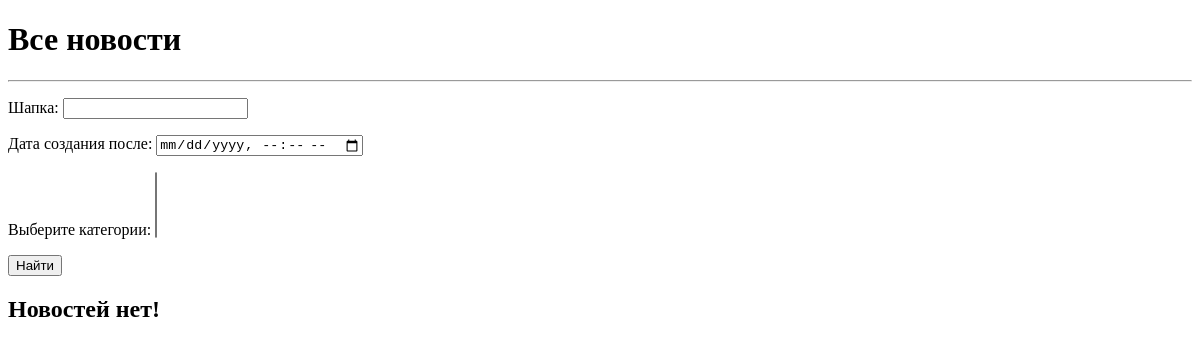
/news/search/, run on an earlier commit of the app's database.
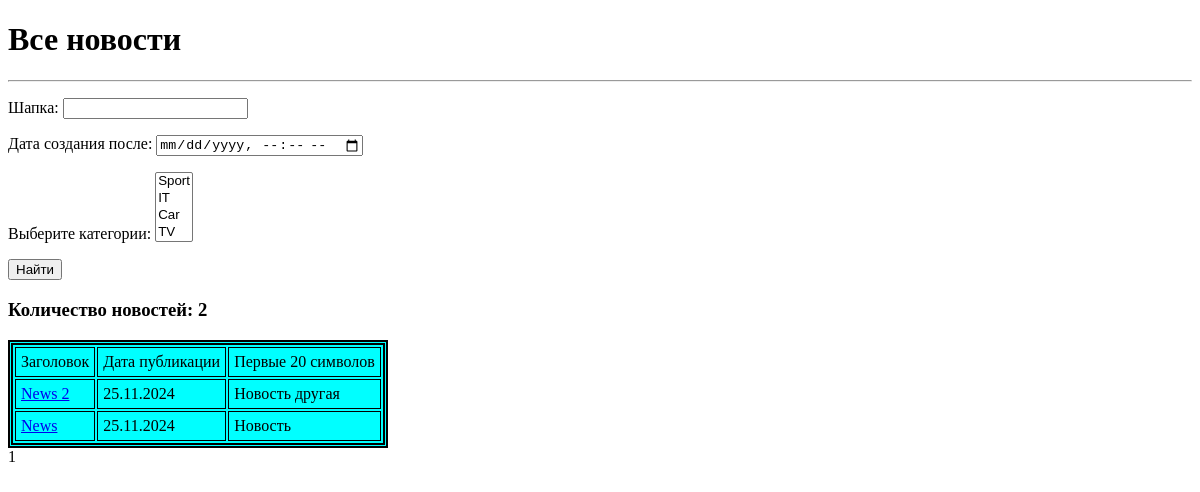
And on a later commit of the database.
### news/models.py (models this page shows, shortened)
class Post(models.Model):
    CHOICE = [
        ('N', 'Новость'),
        ('A', 'Статья'),
    ]
    property = models.CharField(max_length=1, choices=CHOICE, default='N')
    time_create = models.DateTimeField(auto_now_add=True)
    heading = models.CharField(max_length=255, unique=True, verbose_name='Заголовок')
    content = models.TextField()
    rate = models.SmallIntegerField(default=0, verbose_name='Рейтинг')
    author = models.ForeignKey(Author, on_delete=models.CASCADE)
    category = models.ManyToManyField('Category', through='PostCategory', verbose_name='Категория')

### news/views.py (the view)
# urls.py: path('news/search/', NewsSearch.as_view(), name='news_search'),
class NewsSearch(ListView):
    model = Post
    ordering = '-time_create'
    template_name = 'news_search.html'
    context_object_name = 'post'
    queryset = Post.objects.all().filter(property='N')
    paginate_by = 5
    def get_queryset(self):
        queryset = super().get_queryset()
        self.filterset = PostsFilter(self.request.GET, queryset)
        return self.filterset.qs
    def get_context_data(self, **kwargs):
        context = super().get_context_data(**kwargs)
        context['filterset'] = self.filterset
        return context

### news/models.py (called while the page is built)
    def __str__(self):
        return self.name

### news/templatetags/custom_filters.py (called while the page is built)
@register.filter()
def censor(string):
    badWords = (
        'редиска',
        'сосиска',
        'сарделька',
        'зараза',)
    try:
        for e in badWords:
            ch = e[0] + (len(e) - 1) * '*'
            string = re.sub(fr"\b{e}\b", ch, string, flags=re.IGNORECASE)
    except TypeError:
        string = 'Ошибка типа'
    return string

### Templates/news_search.html (shortened to what this page needs)
{% extends 'flatpages/default.html' %}
{% load custom_filters %}
{% load custom_tags %}
{% block content %}
   <h1>Все новости</h1>
   <hr>
   <form action="" method="get">
       {{ filterset.form.as_p }}
       <input type="submit" value="Найти" />
   </form>
   {% if post %}
       <h3> Количество новостей: {{ post|length }}</h3>
       <table>
           <tr>
               <td>Заголовок</td>
               <td>Дата публикации</td>
               <td>Первые 20 символов</td>
           </tr>
           {% for p in post %}
           <tr>
               <td>
                   <a href="{% url 'news_detail' pk=p.id %}">{{ p.heading }} </a>
               </td>
               <td>{{ p.time_create|date:'d.m.Y' }}</td>
               <td>{{ p.content|censor }}</td>
           </tr>
           {% endfor %}
       </table>
   {{ page_obj.number }}
   {% else %}
       <h2>Новостей нет!</h2>
   {% endif %}
{% endblock content %}

What changed in the data, as far as the page shows it:
added Post: heading "News 2", time_create "25.11.2024", content|censor "Новость другая"
added Post: heading "News", time_create "25.11.2024", content|censor "Новость"
Also different on the page:
form field category: (not shown) → "Sport / IT / Car / TV"
{{ post|length }}: (not shown) → "2"
{{ page_obj.number }}: (not shown) → "1"
text no longer shown: "Новостей нет!"
text now shown: "Количество новостей: Заголовок Дата публикации Первые 20 символов"
